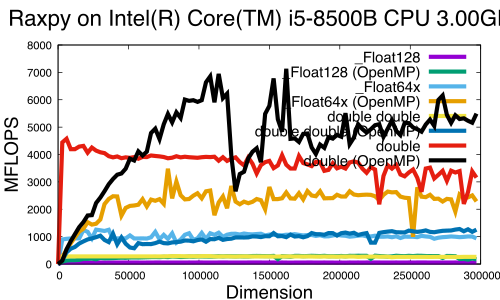

The script that drew this image:
set xlabel font "Helvetica,20"
set ylabel font "Helvetica,20"
set key font "Helvetica,16"
set title font "Helvetica,24"
set title "Raxpy on Intel(R) Core(TM) i5-8500B CPU @ 3.00GHz "
set xlabel "Dimension"
set ylabel "MFLOPS"
set terminal pdf

plot \
"log.Raxpy._Float128"       using 1:2 title '\_Float128'             with lines linewidth 6, \
"log.Raxpy._Float128_opt"   using 1:2 title '\_Float128 (OpenMP)'    with lines linewidth 6, \
"log.Raxpy._Float64x"       using 1:2 title '\_Float64x'             with lines linewidth 6, \
"log.Raxpy._Float64x_opt"   using 1:2 title '\_Float64x (OpenMP)'    with lines linewidth 6, \
"log.Raxpy.dd"              using 1:2 title 'double double'          with lines linewidth 6, \
"log.Raxpy.dd_opt"          using 1:2 title 'double double (OpenMP)' with lines linewidth 6, \
"log.Raxpy.double"          using 1:2 title 'double'                 with lines linewidth 6, \
"log.Raxpy.double_opt"	    using 1:2 title 'double (OpenMP)'        with lines linewidth 6
